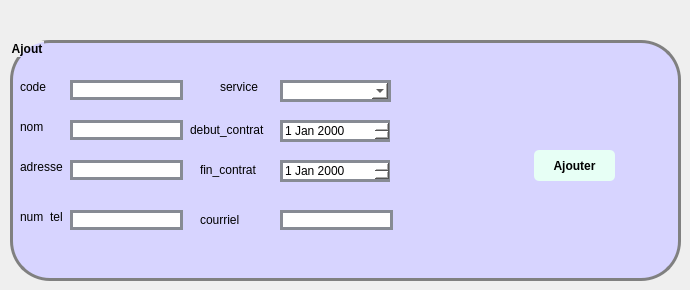
            <widget class="QWidget" name="tab_9">
             <attribute name="title">
              <string>Ajouter_fournisseur</string>
             </attribute>
             <widget class="QGroupBox" name="groupBox_8">
              <property name="geometry">
               <rect>
                <x>10</x>
                <y>40</y>
                <width>671</width>
                <height>241</height>
               </rect>
              </property>
              <property name="styleSheet">
               <string notr="true">QGroupBox {
padding: 5px;
border-radius: 5px;
font-weight: bold;
border: 3px solid gray;
border-radius: 40px;
background: #d7d4ff;
}</string>
              </property>
              <property name="title">
               <string>Ajout</string>
              </property>
              <widget class="QLabel" name="label_7">
               <property name="geometry">
                <rect>
                 <x>10</x>
                 <y>40</y>
                 <width>47</width>
                 <height>13</height>
                </rect>
               </property>
               <property name="text">
                <string>code</string>
               </property>
              </widget>
              <widget class="QLabel" name="label_20">
               <property name="geometry">
                <rect>
                 <x>10</x>
                 <y>80</y>
                 <width>47</width>
                 <height>13</height>
                </rect>
               </property>
               <property name="text">
                <string>nom</string>
               </property>
              </widget>
              <widget class="QLabel" name="label_24">
               <property name="geometry">
                <rect>
                 <x>10</x>
                 <y>120</y>
                 <width>47</width>
                 <height>13</height>
                </rect>
               </property>
               <property name="text">
                <string>adresse</string>
               </property>
              </widget>
              <widget class="QLineEdit" name="le_code">
               <property name="geometry">
                <rect>
                 <x>60</x>
                 <y>40</y>
                 <width>113</width>
                 <height>20</height>
                </rect>
               </property>
               <property name="styleSheet">
                <string notr="true">QLineEdit {
	font: 75 8pt &quot;MS Shell Dlg 2&quot;;
border: 3px solid #878b94;
border-radius: 40pxt;
background: white;
}</string>
               </property>
              </widget>
              <widget class="QLineEdit" name="le_nom">
               <property name="geometry">
                <rect>
                 <x>60</x>
                 <y>80</y>
                 <width>113</width>
                 <height>20</height>
                </rect>
               </property>
               <property name="styleSheet">
                <string notr="true">QLineEdit {
	font: 75 8pt &quot;MS Shell Dlg 2&quot;;
border: 3px solid #878b94;
border-radius: 40pxt;
background: white;
}</string>
               </property>
              </widget>
              <widget class="QLineEdit" name="adresse">
               <property name="geometry">
                <rect>
                 <x>60</x>
                 <y>120</y>
                 <width>113</width>
                 <height>20</height>
                </rect>
               </property>
               <property name="styleSheet">
                <string notr="true">QLineEdit {
	font: 75 8pt &quot;MS Shell Dlg 2&quot;;
border: 3px solid #878b94;
border-radius: 40pxt;
background: white;
}</string>
               </property>
              </widget>
              <widget class="QPushButton" name="bouton_ajouter">
               <property name="geometry">
                <rect>
                 <x>524</x>
                 <y>110</y>
                 <width>81</width>
                 <height>31</height>
                </rect>
               </property>
               <property name="styleSheet">
                <string notr="true">QPushButton {
padding: 5px;
border-radius: 5px;
background-color:#e7fff5;
font-weight: bold;
}
QPushButton:hover
{
color :white;
}</string>
               </property>
               <property name="text">
                <string>Ajouter</string>
               </property>
              </widget>
              <widget class="QLabel" name="label_25">
               <property name="geometry">
                <rect>
                 <x>210</x>
                 <y>40</y>
                 <width>47</width>
                 <height>13</height>
                </rect>
               </property>
               <property name="text">
                <string>service</string>
               </property>
              </widget>
              <widget class="QLabel" name="label_26">
               <property name="geometry">
                <rect>
                 <x>180</x>
                 <y>80</y>
                 <width>81</width>
                 <height>20</height>
                </rect>
               </property>
               <property name="text">
                <string>debut_contrat</string>
               </property>
              </widget>
              <widget class="QLabel" name="label_27">
               <property name="geometry">
                <rect>
                 <x>190</x>
                 <y>120</y>
                 <width>61</width>
                 <height>20</height>
                </rect>
               </property>
               <property name="text">
                <string>fin_contrat</string>
               </property>
              </widget>
              <widget class="QLabel" name="label_28">
               <property name="geometry">
                <rect>
                 <x>10</x>
                 <y>170</y>
                 <width>47</width>
                 <height>13</height>
                </rect>
               </property>
               <property name="text">
                <string>num_tel</string>
               </property>
              </widget>
              <widget class="QLineEdit" name="le_num">
               <property name="geometry">
                <rect>
                 <x>60</x>
                 <y>170</y>
                 <width>113</width>
                 <height>20</height>
                </rect>
               </property>
               <property name="styleSheet">
                <string notr="true">QLineEdit {
	font: 75 8pt &quot;MS Shell Dlg 2&quot;;
border: 3px solid #878b94;
border-radius: 40pxt;
background: white;
}</string>
               </property>
              </widget>
              <widget class="QLabel" name="label_29">
               <property name="geometry">
                <rect>
                 <x>190</x>
                 <y>170</y>
                 <width>61</width>
                 <height>20</height>
                </rect>
               </property>
               <property name="text">
                <string>courriel</string>
               </property>
              </widget>
              <widget class="QLineEdit" name="le_courriel">
               <property name="geometry">
                <rect>
                 <x>270</x>
                 <y>170</y>
                 <width>113</width>
                 <height>20</height>
                </rect>
               </property>
               <property name="styleSheet">
                <string notr="true">QLineEdit {
	font: 75 8pt &quot;MS Shell Dlg 2&quot;;
border: 3px solid #878b94;
border-radius: 40pxt;
background: white;
}</string>
               </property>
              </widget>
              <widget class="QComboBox" name="comboBox_s">
               <property name="geometry">
                <rect>
                 <x>270</x>
                 <y>40</y>
                 <width>111</width>
                 <height>22</height>
                </rect>
               </property>
               <property name="styleSheet">
                <string notr="true">QComboBox {
	font: 75 8pt &quot;MS Shell Dlg 2&quot;;
border: 3px solid #878b94;
border-radius: 40pxt;
background: white;
}</string>
               </property>
              </widget>
              <widget class="QDateEdit" name="date_dbc">
               <property name="geometry">
                <rect>
                 <x>270</x>
                 <y>80</y>
                 <width>110</width>
                 <height>22</height>
                </rect>
               </property>
               <property name="styleSheet">
                <string notr="true">QDateEdit {
	font: 75 8pt &quot;MS Shell Dlg 2&quot;;
border: 3px solid #878b94;
border-radius: 40pxt;
background: white;
}</string>
               </property>
              </widget>
              <widget class="QDateEdit" name="date_fnc">
               <property name="geometry">
                <rect>
                 <x>270</x>
                 <y>120</y>
                 <width>110</width>
                 <height>22</height>
                </rect>
               </property>
               <property name="styleSheet">
                <string notr="true">QDateEdit {
	font: 75 8pt &quot;MS Shell Dlg 2&quot;;
border: 3px solid #878b94;
border-radius: 40pxt;
background: white;
}</string>
               </property>
              </widget>
             </widget>
            </widget>
